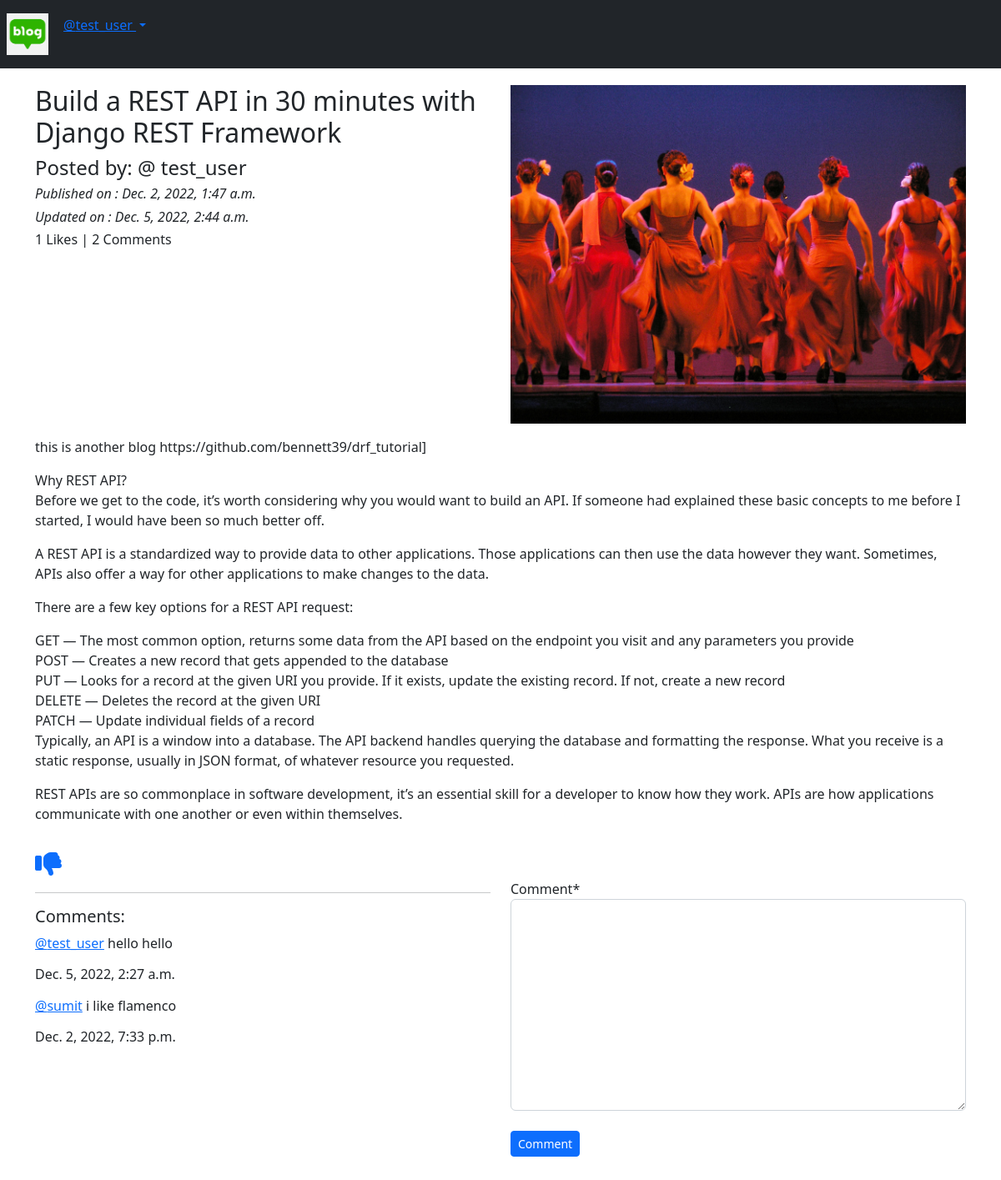
Screenshot of /blog/details/title-2-cd6c7d26-9ce3-477b-b3c7-5dd0b2a49ecf (signed in) with the database file from the repository.
### App_Blog/models.py (models this page shows, shortened)
class Blog(models.Model):
    author = models.ForeignKey(User, on_delete=models.CASCADE, related_name='post_author')
    blog_title = models.CharField(max_length=264, verbose_name="Put a Title")
    slug = models.SlugField(max_length=264, unique=True)
    blog_content = models.TextField(verbose_name="what is on your mind?")
    blog_image = models.ImageField(upload_to='blog_image', verbose_name="Image")
    publish_date = models.DateTimeField(auto_now_add=True)
    update_date = models.DateTimeField(auto_now=True)
    class Meta:
        ordering = ('-publish_date',)

class Comment(models.Model):
    blog = models.ForeignKey(Blog, on_delete=models.CASCADE, related_name='blog_comment')
    user = models.ForeignKey(User, on_delete=models.CASCADE, related_name='user_comment')
    comment = models.TextField()
    comment_date = models.DateTimeField(auto_now_add=True)
    class Meta:
        ordering = ('-comment_date',)

### App_Blog/views.py (the view, shortened to what this page needs)
# urls.py: path('details/<slug:slug>', views.blog_details, name='blog_details'),
@login_required
def blog_details(request, slug):
    blog = Blog.objects.get(slug=slug)
    comment_form = CommentForm()
    already_liked = Likes.objects.filter(blog=blog, user=request.user)
    liked = True if already_liked else False
    return render(request, 'App_Blog/blog_details.html', context={'blog':blog,
    'comment_form':comment_form, 'liked': liked})

### App_Blog/forms.py
class CommentForm(forms.ModelForm):
    class Meta:
        model = Comment
        fields = ('comment',)

### templates/App_Blog/blog_details.html (shortened to what this page needs)
{% extends 'base.html' %}
{% load static %}
{% load crispy_forms_tags %}
{% block body_block %}
<div class="row">
	<div class="col-sm-6">
		<h2>{{blog.blog_title}}</h2>
		<h4>Posted by: @ {{blog.author}}</h4>
		<i><h6>Published on : {{blog.publish_date}}</h6></i>
		<i><h6>Updated on : {{blog.update_date}}</h6></i>
		<h6>{{blog.liked_blog.count}} Likes | {{blog.blog_comment.count}} Comments </h6>
	</div>
	<div class="col-sm-6">
		<img src="/media/{{blog.blog_image}}" width="100%">
	</div>
	<p>{{blog.blog_content|linebreaks}}</p>
</div>
{% if not liked %}
<a href="{% url 'App_Blog:liked_post' pk=blog.pk %}">
	<i class="fas fa-thumbs-up fa-2x"></i>
</a>
{% else %}
<a href="{% url 'App_Blog:unliked_post' pk=blog.pk %}">
	<i class="fas fa-thumbs-down fa-2x"></i>
</a>
{% endif %}
<div class="row">
	<div class="col-sm-6">
		<hr>
		<h5>Comments:</h5>
		{% for comment in blog.blog_comment.all %}
		<p><a href="#">@{{comment.user}}</a> {{comment.comment}} <br> <h6>{{comment.comment_date}}</h6></p>
		{% endfor %}
	</div>
	<div class="col-sm-6">
		<form method="POST">
			{{comment_form|crispy}}
			<br>
			<button type="submit" class="btn btn-primary btn-sm"> Comment </button>
		</form>
	</div>
</div>
<br>
<br>
{% endblock body_block %}

### templates/base.html (shortened to what this page needs)
<!doctype html>
<html lang="en">
<head>
  <link href="https://cdn.jsdelivr.net/npm/bootstrap@5.2.3/dist/css/bootstrap.min.css" rel="stylesheet"
>
</head>
<body>
  <nav class="navbar navbar-expand-sm bg-dark navbar-dark">
    <ul class="navbar-nav">
      <li class="nav-item-active">
        <a class="nav-link" href="{% url 'index' %}"><img src="/media/logo.png" alt="" width="50px"></a>
      </li>
      {% if user.is_authenticated %}
      <div class="dropdown" style="padding:10px">
        <a class="dropdown-toggle" href="#" id="navbardrop" data-bs-toggle="dropdown">
          @{{user.username}}
        </a>
      </div>
      {% endif %}
    </ul>
  </nav>
  <div class="container" style="padding-top:20px">
    {% block body_block %}
    {% endblock %}
  </div>
</body>
</html>

### rows the page displays
Blog: blog_title "Build a REST API in 30 minutes with Django REST Framework", author "test_user", publish_date "Dec. 2, 2022, 1:47 a.m.", update_date "Dec. 5, 2022, 2:44 a.m.", liked_blog.count "1", blog_comment.count "2", blog_image (picture), blog_content "this is another blog https://github.com/bennett39/drf_tutorial] Why REST API? Before we get to the code, it’s worth considering why you would want to build an API. If someone had explained these basic concepts to me before I started, I would have been so much better off. A REST API is a standardized way to provide data to other applications. Those applications can then use the data however they want. Sometimes, APIs also offer a way for other applications to make changes to the data. There are a few key options for a REST API request: GET — The most common option, returns some data from the API based on the endpoint you visit and any parameters you provide POST — Creates a new record that…"
Comment: user "test_user", comment "hello hello", comment_date "Dec. 5, 2022, 2:27 a.m."
Comment: user "sumit", comment "i like flamenco", comment_date "Dec. 2, 2022, 7:33 p.m."

### other values shown
{{ user.username }} "test_user"
